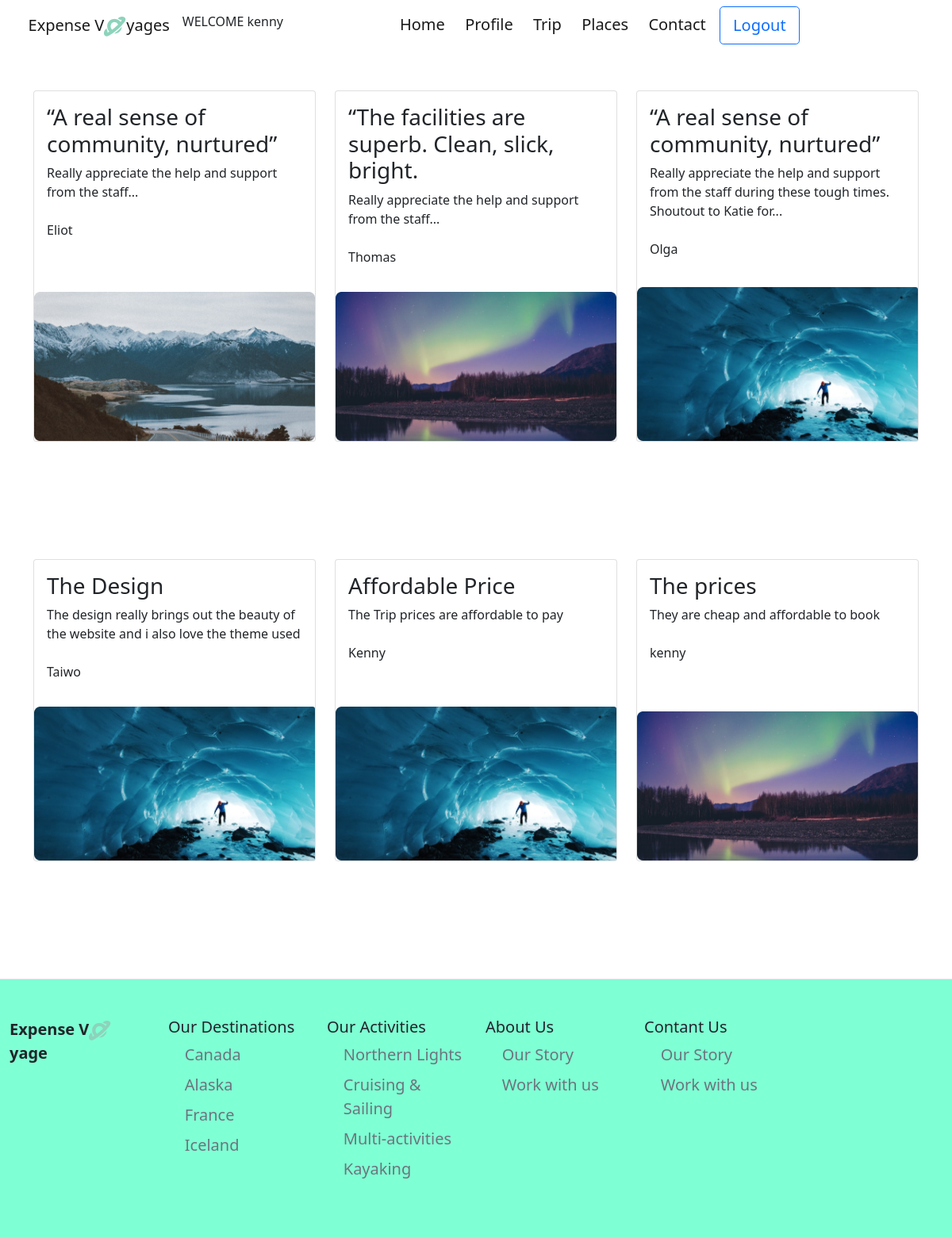
Page /reviews/ (signed in) on the committed database.
### main/models.py (models this page shows, shortened)
class Review(models.Model):
    name=models.CharField(max_length=50)
    topic =models.CharField(max_length=100)
    message =models.CharField(max_length=200)
    image =models.ImageField(upload_to='random_images',default='blank.png')

### main/views.py (the view)
# urls.py: path('reviews/',views.reviews, name='reviews'),
@login_required(login_url='/login/')
def reviews(request):
    reviews =Review.objects.all()
    return render(request,'reviews.html',{
        'reviews':reviews
    })

### main/templates/reviews.html (shortened to what this page needs)
{% extends "base.html" %}
{% load static %}
{% block navbar %}
{% include 'nav.html'%}
{% endblock %}
{% block css%}
<link rel="stylesheet" href={% static 'css/reviews.css' %}>
{% endblock%}
{% block content%}
 <div class="container">
    <div class="row gy-5" >
      <div class=" col-md-4 col-lg-4 col-sm-12"  >
              <div class="card h-100">
                  <div class="card-body">
                    <h3 class="text-xl font-semibold text-gray-900 mb-2">“A real sense of community, nurtured”</h3>
                    <p class="text-gray-600 text-sm mb-4">Really appreciate the help and support from the staff...</p>
                    <p class="text-gray-900 font-semibold mt-2">Eliot</p>
                  </div>
                  <img src={% static 'img/review1.png' %} class="card-img-top" alt="No img">
              </div>
      </div>
      <div class=" col-md-4 col-lg-4 col-sm-12 ">
          <div class="card h-100">
            <div class="card-body">
              <h3 class="text-xl font-semibold text-gray-900 mb-2">“The facilities are superb. Clean, slick, bright.</h3>
            <p class="text-gray-600 text-sm mb-4">Really appreciate the help and support from the staff...</p>
            <p class="text-gray-900 font-semibold mt-2">Thomas</p>
          </div>
          <img src={% static "img/review2.png" %} class="card-img-top" alt="No img">
          </div>
  </div>
  <div class=" col-md-4 col-lg-4 col-sm-12 ">
      <div class="card h-100">
        <div class="card-body">
          <h3 class="text-xl font-semibold text-gray-900 mb-2">“A real sense of community, nurtured” </h3>
            <p class="text-gray-600 text-sm mb-4">
              Really appreciate the help and support from the staff during these
              tough times. Shoutout to Katie for...
            </p>
            <p class="text-gray-900 font-semibold mt-2">Olga</p>
      </div>
      <img src={% static "img/review3.png" %} class="card-img-top" alt="No img">
      </div>
  </div>
</div>
</div>
<div class="container py-5">
    <div class="row gy-5" >
        {% for review in reviews%}
            <div class=" col-md-4 col-lg-4 col-sm-12"  >
                    <div class="card h-100">
                        <div class="card-body">
                            <h3 class="text-xl font-semibold text-gray-900 mb-2">{{review.topic}}</h3>
                            <p class="text-gray-600 text-sm mb-4">{{review.message}}</p>
                            <p class="text-gray-900 font-semibold mt-2">{{review.name}}</p>
                        </div>
                        <img src={{ review.image.url}} class="card-img-top" alt="No img">
                    </div>
            </div>
         {% endfor %}
    </div>
</div>
{% endblock %}

### main/templates/nav.html (shortened to what this page needs)
{% load static %}
    {% block css%}
    <link rel='stylesheet'  href={% static 'css/nav.css'%}>
    {% endblock%}
    <nav class="navbar navbar-expand-lg navbar-light ">
        <div class="container-fluid">
          <a class="navbar-brand " href="" id="logo" >Expense  V<img src={% static 'img/Group 6.png' %} alt="No_image">yages</a>
          <h6>WELCOME {{user.username}}</h6>
          <div class="collapse navbar-collapse" id="navbarNavDropdown">
            <ul class="navbar-nav">
                      <ul class="navbar-nav">
                        <li class="nav-item ">
                          <a class="nav-link active "  href={% url 'index'%}>Home</a>
                        </li>
                      <li class="nav-item">
                          <a class="nav-link active" href={% url 'profile' %}>Profile</a>
                      </li>
                            <li class="nav-item">
                              <a class="nav-link active " href={% url 'trip' %}>Trip</a>
                            </li>
                      <li class="nav-item ">
                        <a class="nav-link active " href={% url 'places' %}>Places</a>
                      </li>
                    <li class="nav-item ">
                      <a class="nav-link active " href={% url 'contact' %}>Contact</a>
                    </li>
                    {% if user.is_authenticated%}
                          <li class="nav-item " >
                            <a href={% url 'logout' %}>
                            <button class="btn btn-outline-primary btn-lg" >Logout</button>
                          </li>
                        {% else %}
                        <li class="nav-item " >
                          <a href={% url 'login' %}>
                          <button class="btn btn-outline-primary btn-lg" >Login</button>
                          </a>
                        </li>
                    {% endif %}
              </ul>
          </div>
        </div>
      </nav>

### static/css/reviews.css (style rules this page uses)
.container { margin-top: 50px; margin-bottom: 100px; }

### static/css/nav.css (style rules this page uses)
* { padding: 0; margin: 0; }
nav { background-color: white; }
ul { margin-left: 10%; }
ul li { padding-left: 2%; font-size: 20px; }
nav div div ul li button { padding:0px 3110px; }
#logo { font-size: 20px; font-weight: 500; margin-left: 2%; }

### rows in the picture
Review: topic "The Design", message "The design really brings out the beauty of the website and i also love the theme used", name "Taiwo", image (picture)
Review: topic "Affordable Price", message "The Trip prices are affordable to pay", name "Kenny", image (picture)
Review: topic "The prices", message "They are cheap and affordable to book", name "kenny", image (picture)

### other values in the picture
{{ user.username }} "kenny"
